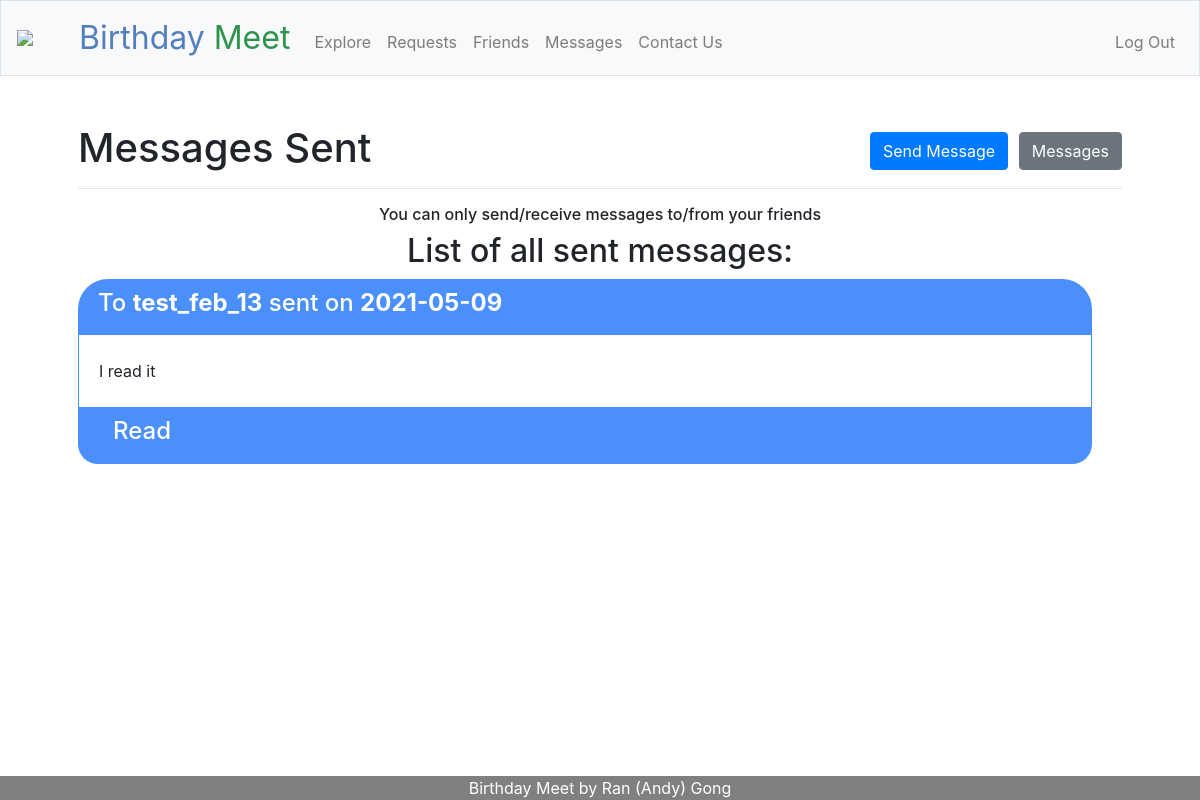
The page /sent (signed in) on the database its author committed.
### tables this page shows
CREATE TABLE users (id INTEGER, username TEXT NOT NULL, hash TEXT NOT NULL, month INTEGER NOT NULL, day INTEGER NOT NULL, PRIMARY KEY(id));

CREATE TABLE messages (
        id INTEGER,
        sender_id INTEGER NOT NULL,
        receiver_id INTEGER NOT NULL,
        message_text TEXT NOT NULL,
        when_sent DATE NOT NULL,
        is_read BIT NOT NULL,
        FOREIGN KEY (sender_id) REFERENCES users (id),
        FOREIGN KEY (receiver_id) REFERENCES users (id),
        PRIMARY KEY(id)
    );

### app.py (the view)
@app.route("/sent")
@login_required
def sent():
    list_of_messages_info = []
    list_of_messages_from_database = db.execute("SELECT * FROM messages WHERE sender_id = ?", session.get("user_id"))
    for message_from_database in list_of_messages_from_database:
        receiver_username = db.execute("SELECT * FROM users WHERE id = ?", message_from_database["receiver_id"])[0]["username"]
        is_read = (message_from_database["is_read"] == 1)
        list_of_messages_info.append({
            "message": message_from_database["message_text"].split("\r\n"),
            "id": message_from_database["id"],
            "receiver_username": receiver_username,
            "time_sent": message_from_database["when_sent"],
            "is_read": is_read
        })
    list_of_messages_info.reverse()
    return render_template("sent.html", list_of_messages_info=list_of_messages_info)

### app.py (called while the page is built)
@app.after_request
def after_request(response):
    response.headers["Cache-Control"] = "no-cache, no-store, must-revalidate"
    response.headers["Expires"] = 0
    response.headers["Pragma"] = "no-cache"
    return response

def login_required(f):
    @wraps(f)
    def decorated_function(*args, **kwargs):
        if session.get("user_id") is None:
            flash("You are currently not logged in!")
            return redirect("/login")
        return f(*args, **kwargs)
    return decorated_function

### templates/sent.html (shortened to what this page needs)
{% extends "layout.html" %}
{% block main %}
<h1>
    <span class="display-5 fw-bold">Messages Sent</span>
    <div class="float-right">
        <a href="/send"><button class="btn btn-primary">Send Message</button></a>
        <a href="/messages"><button class="btn btn-secondary">Messages</button></a>
    </div>
</h1>
<hr>
<h6 class="display-5 fw-bold align-center">You can only send/receive messages to/from your friends</h6>
{% if list_of_messages_info %}
    <h2 class="display-5 align-center">List of all sent messages:</h2>
    {% for message in list_of_messages_info %}
        <div class="container-fluid">
            <div class="row" style="
            border-radius: 30px 30px 0px 0px;
            background: #4b8ffa;
            padding-left: 20px;
            padding-top: 10px;
            padding-bottom: 10px;
            width: 100%;
            text-align: left;
        ">
                <h4 class="display-5" style="color: white;">
                    To <span style="font-weight: bold;">{{ message.receiver_username }}</span> sent on <span style="font-weight: bold;">{{ message.time_sent }}</span>
                </h4>
            </div>
            <div class="row" style="
                    background: #ffffff;
                    border-style: solid;
                    border-width: 0px 1px;
                    border-color: #4b8ffa;
                    padding-left: 20px;
                    padding-right: 20px;
                    width: 100%;
                    text-align: left;
                ">
                    <br>
                </div>
            {% for line in message.message %}
                <div class="row" style="
                    background: #ffffff;
                    border-style: solid;
                    border-width: 0px 1px;
                    border-color: #4b8ffa;
                    padding-left: 20px;
                    padding-right: 20px;
                    width: 100%;
                    text-align: left;
                ">
                        {{ line }}
                </div>
            {% endfor %}
            <div class="row" style="
                    background: #ffffff;
                    border-style: solid;
                    border-width: 0px 1px;
                    border-color: #4b8ffa;
                    padding-left: 20px;
                    padding-right: 20px;
                    width: 100%;
                    text-align: left;
                ">
                    <br>
                </div>
            <div class="row justify-content-between"style="
                border-radius: 0px 0px 20px 20px;
                background: #4b8ffa;
                padding-top: 10px;
                padding-bottom: 10px;
                padding-left: 20px;
                padding-right: 20px;
                width: 100%;
                text-align: left;
            ">
                {% if message.is_read %}
                <div class="col-4">
                    <h4 style="color: white; verticle-align: middle;">
                        Read
                    </h4>
                </div>
                {% else %}
                <div class="col-4">
                    <h4 style="color: white; verticle-align: middle;">
                        Unead
                    </h4>
                </div>
                {% endif %}
            </div>
        </div>
        <br>
    {% endfor %}
{% else %}
    <h2 class="display-5 fw-bold align-center">You have sent no messages at this moment</h2>
    <h4 class="display-5 fw-bold align-center">Add some friends, or send a message to your friends now!</h4>
{% endif %}
{% endblock %}

### static/styles.css (style rules this page uses)
.align-center { text-align: center; }
.container-fluid { margin-right: 0; margin-left: 0; overflow: hidden; }

### rows shown on the page
users: receiver_username "test_feb_13"
messages: time_sent "2021-05-09", message_text "I read it"
